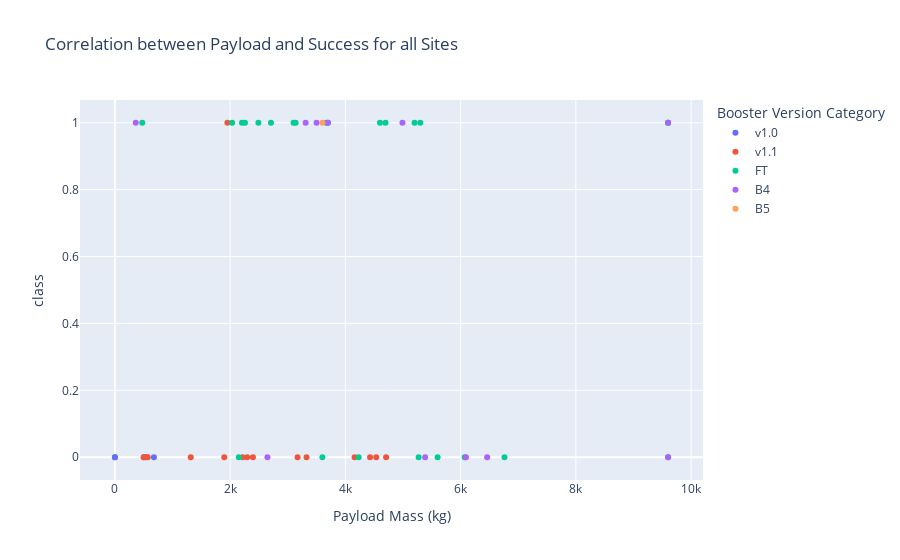

The notebook cell this image was saved under:
### Code cell
fig = px.scatter(data_frame=spacex_df, x='Payload Mass (kg)', y='class', 
color="Booster Version Category", 
title='Correlation between Payload and Success for all Sites')
fig

### Figure 1 — Plotly figure (JSON) as saved in the notebook; plotly's stock layout.template omitted (floating-point values rounded to 4 significant figures)
{"data": [{"hovertemplate": "Booster Version Category=v1.0<br>Payload Mass (kg)=%{x}<br>class=%{y}<extra></extra>", "legendgroup": "v1.0", "marker": {"color": "#636efa", "symbol": "circle"}, "mode": "markers", "name": "v1.0", "orientation": "v", "showlegend": true, "type": "scatter", "x": [0, 0, 525, 500, 677], "xaxis": "x", "y": [0, 0, 0, 0, 0], "yaxis": "y"}, {"hovertemplate": "Booster Version Category=v1.1<br>Payload Mass (kg)=%{x}<br>class=%{y}<extra></extra>", "legendgroup": "v1.1", "marker": {"color": "#EF553B", "symbol": "circle"}, "mode": "markers", "name": "v1.1", "orientation": "v", "showlegend": true, "type": "scatter", "x": [3170, 3325, 2296, 1316, 4535, 4428, 2216, 2395, 570, 4159, 1898, 4707, 1952, 500, 553], "xaxis": "x", "y": [0, 0, 0, 0, 0, 0, 0, 0, 0, 0, 0, 0, 1, 0, 0], "yaxis": "y"}, {"hovertemplate": "Booster Version Category=FT<br>Payload Mass (kg)=%{x}<br>class=%{y}<extra></extra>", "legendgroup": "FT", "marker": {"color": "#00cc96", "symbol": "circle"}, "mode": "markers", "name": "FT", "orientation": "v", "showlegend": true, "type": "scatter", "x": [2034, 5271, 3136, 4696, 3100, 3600, 2257, 4600, 9600, 9600, 475, 9600, 2150, 2490, 5600, 5300, 3697.0, 6070, 2708, 3669, 6761, 5200, 2205, 4230], "xaxis": "x", "y": [1, 0, 1, 1, 1, 0, 1, 1, 1, 1, 1, 0, 0, 1, 0, 1, 1, 0, 1, 1, 0, 1, 1, 0], "yaxis": "y"}, {"hovertemplate": "Booster Version Category=B4<br>Payload Mass (kg)=%{x}<br>class=%{y}<extra></extra>", "legendgroup": "B4", "marker": {"color": "#ab63fa", "symbol": "circle"}, "mode": "markers", "name": "B4", "orientation": "v", "showlegend": true, "type": "scatter", "x": [9600, 9600, 6460, 3310, 4990, 3500, 3697.0, 6092, 2647, 362, 5384], "xaxis": "x", "y": [1, 0, 0, 1, 1, 1, 1, 0, 0, 1, 0], "yaxis": "y"}, {"hovertemplate": "Booster Version Category=B5<br>Payload Mass (kg)=%{x}<br>class=%{y}<extra></extra>", "legendgroup": "B5", "marker": {"color": "#FFA15A", "symbol": "circle"}, "mode": "markers", "name": "B5", "orientation": "v", "showlegend": true, "type": "scatter", "x": [3600], "xaxis": "x", "y": [1], "yaxis": "y"}], "layout": {"legend": {"title": {"text": "Booster Version Category"}, "tracegroupgap": 0}, "title": {"text": "Correlation between Payload and Success for all Sites"}, "xaxis": {"anchor": "y", "domain": [0, 1], "title": {"text": "Payload Mass (kg)"}}, "yaxis": {"anchor": "x", "domain": [0, 1], "title": {"text": "class"}}}}
